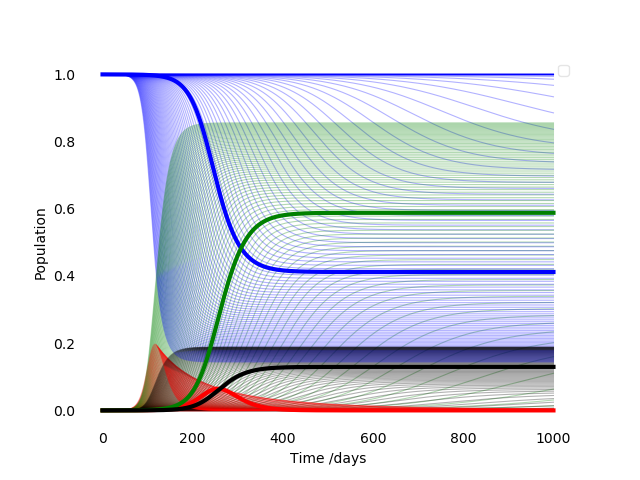

The Python source for this figure:
from scipy.integrate import odeint
from pprint import pprint

import matplotlib.pyplot as plt
import numpy as np


from parameters import estimate_parameters_by_region
from read import read

class SIRD_Model:

    def __init__(self, population, init_infected, init_recovered, init_dead):
        self.population     = population
        self.init_infected  = init_infected
        self.init_recovered = init_recovered
        self.init_dead      = init_dead

        self.init_susceptible = self.population - self.init_infected - self.init_recovered

    # See reference.py
    def deriv(self, y, t, N, beta, gamma, yeet):
        S, I, R, D = y
        dSdt = -beta * S * I / N
        dIdt = beta * S * I / N - gamma * I
        dRdt = gamma * I
        dDdt = yeet * I
        return dSdt, dIdt, dRdt, dDdt

    def plot(self, ax, beta, gamma, yeet, duration=1000, alpha=0.3, lw=0.8):
        # Contact rate, beta, and mean recovery rate, gamma, (in 1/days).
        # A grid of time points (in days)
        t = np.linspace(0, duration, duration)

        # The SIR model differential equations.

        # Initial conditions vector
        y0 = self.init_susceptible, self.init_infected, self.init_recovered, self.init_dead
        # Integrate the SIR equations over the time grid, t.
        ret = odeint(self.deriv, y0, t, args=(self.population, beta, gamma, yeet))
        S, I, R, D = ret.T

        # Plot the data on three separate curves for S(t), I(t) and R(t)
        ax.plot(t, S/self.population, 'b', alpha=alpha, lw=lw) # , label='Susceptible')
        ax.plot(t, I/self.population, 'r', alpha=alpha, lw=lw) # , label='Infected')
        ax.plot(t, R/self.population, 'g', alpha=alpha, lw=lw) # , label='Recovered with immunity')
        ax.plot(t, D/self.population, 'k', alpha=alpha, lw=lw) # , label='Dead')

def main():
    regions = read()
    params  = estimate_parameters_by_region(regions, ('Hubei', 'China'))

    pprint(params) 

    print('Beginning model..', flush=True)
    fig = plt.figure(facecolor='w')
    ax = fig.add_subplot(111, axisbelow=True)
    model = SIRD_Model(1200000, 13, 0, 0)
    # model = SIRD_Model(58000000, 444, 28, 17)
    for i in range(49, 150):
        model.plot(ax, params['infection_rate'] * ((i+1)/100), params['recovery_rate'], params['death_rate'])
    model.plot(ax, params['infection_rate'], params['recovery_rate'], params['death_rate'], alpha=1.0, lw=3)
    ax.set_xlabel('Time /days')
    ax.set_ylabel('Population')
    ax.yaxis.set_tick_params(length=0)
    ax.xaxis.set_tick_params(length=0)
    ax.grid(b=True, which='major', c='w', lw=2, ls='-')
    legend = ax.legend()
    legend.get_frame().set_alpha(0.5)
    for spine in ('top', 'right', 'bottom', 'left'):
        ax.spines[spine].set_visible(False)
    plt.show()
    # model.plot(params['infection_rate'], params['naive_recovery_rate'], params['naive_death_rate'])


if __name__ == '__main__':
    main()
